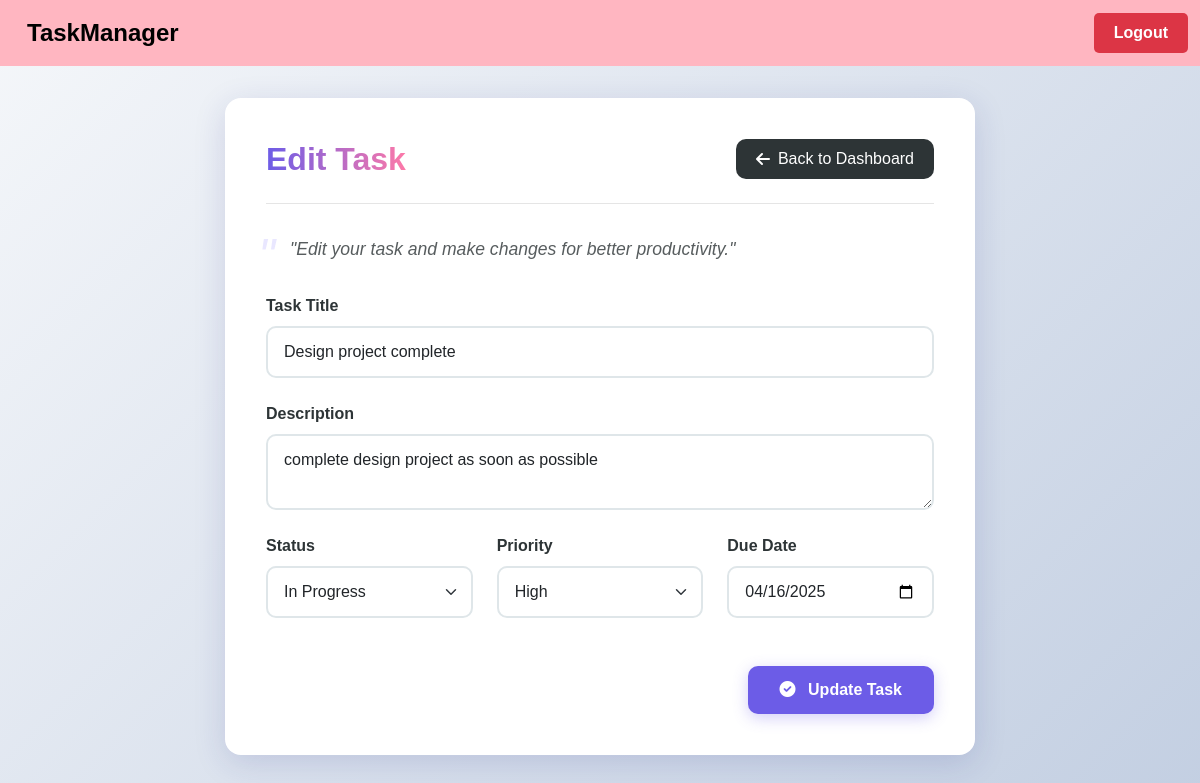
The app's page /edit_task.php?id=4 (signed in) with its own data.
### tables this page shows
CREATE TABLE `tasks` (
  `id` int(11) NOT NULL,
  `user_id` int(11) NOT NULL,
  `title` varchar(255) NOT NULL,
  `description` text DEFAULT NULL,
  `status` enum('Pending','In Progress','Completed') DEFAULT 'Pending',
  `priority` enum('Low','Medium','High') DEFAULT 'Medium',
  `due_date` date DEFAULT NULL
);

### edit_task.php (the view, shortened to what this page needs)
<?php
include 'header.php';
include 'config.php';
$id = $_GET['id'];
$user_id = $_SESSION['user_id'];
$stmt = $conn->prepare("SELECT * FROM tasks WHERE id = ? AND user_id = ?");
$stmt->bind_param("ii", $id, $user_id);
$stmt->execute();
$result = $stmt->get_result();
$task = $result->fetch_assoc();
?>
<div class="container mt-4">
    <div class="task-container animate__animated animate__fadeIn">
        <div class="form-header">
            <h1 class="page-title">Edit Task</h1>
            <a href="dashboard.php" class="btn btn-back">
                <i class="fas fa-arrow-left"></i> Back to Dashboard
            </a>
        </div>
        <p class="quote-text">"Edit your task and make changes for better productivity."</p>
        <form method="post">
            <div class="form-group">
                <label class="form-label">Task Title</label>
                <input type="text" name="title" class="form-control" value="<?= $task['title'] ?>" required>
            </div>
            <div class="form-group">
                <label class="form-label">Description</label>
                <textarea name="description" class="form-control"><?= $task['description'] ?></textarea>
            </div>
            <div class="row">
                <div class="col-md-4 form-group">
                    <label class="form-label">Status</label>
                    <select name="status" class="form-select">
                        <option <?= $task['status']=='In Progress'?'selected':'' ?>>In Progress</option>
                    </select>
                </div>
                <div class="col-md-4 form-group">
                    <label class="form-label">Priority</label>
                    <select name="priority" class="form-select">
                        <option <?= $task['priority']=='High'?'selected':'' ?>>High</option>
                    </select>
                </div>
                <div class="col-md-4 form-group">
                    <label class="form-label">Due Date</label>
                    <input type="date" name="due_date" class="form-control" value="<?= $task['due_date'] ?>">
                </div>
            </div>
            <div class="d-flex justify-content-end mt-4">
                <button type="submit" class="btn btn-submit">
                    <i class="fas fa-check-circle me-2"></i> Update Task
                </button>
            </div>
        </form>
    </div>
</div>
<link rel="stylesheet" href="https://cdnjs.cloudflare.com/ajax/libs/font-awesome/6.0.0/css/all.min.css">
<link rel="stylesheet" href="https://cdnjs.cloudflare.com/ajax/libs/animate.css/4.1.1/animate.min.css">
<?php include 'footer.php'; ?>

### edit_task.php (style rules this page uses)
:root { --primary-color: #6c5ce7; --secondary-color: #a29bfe; --accent-color: #fd79a8; --dark-color: #2d3436; --light-color: #f5f6fa; }
body { background: linear-gradient(135deg, #f5f7fa 0%, #c3cfe2 100%); font-family: 'Poppins', sans-serif; min-height: 100vh; }
.task-container { background: white; border-radius: 16px; box-shadow: 0 8px 32px rgba(31, 38, 135, 0.15); backdrop-filter: blur(8px); -webkit-backdrop-filter: blur(8px); border: 1px solid rgba(255, 255, 255, 0.18); padding: 2.5rem; margin-top: 2rem; margin-bottom: 3rem; transition: all 0.3s ease; max-width: 750px; margin-left: auto; margin-right: auto; }
.form-header { border-bottom: 1px solid rgba(0, 0, 0, 0.1); padding-bottom: 1.5rem; margin-bottom: 2rem; display: flex; justify-content: space-between; align-items: center; }
.page-title { color: var(--dark-color); font-weight: 700; font-size: 2rem; margin: 0; background: linear-gradient(to right, var(--primary-color), var(--accent-color)); -webkit-background-clip: text; -webkit-text-fill-color: transparent; }
.quote-text { font-style: italic; color: var(--dark-color); opacity: 0.8; font-size: 1.1rem; margin-bottom: 2rem; position: relative; padding-left: 1.5rem; }
.quote-text::before { content: '"'; font-size: 3rem; position: absolute; left: -0.5rem; top: -1rem; color: var(--secondary-color); opacity: 0.3; }
.form-label { font-weight: 600; color: var(--dark-color); margin-bottom: 0.5rem; display: block; }
.form-control, .form-select { border: 2px solid #dfe6e9; border-radius: 10px; padding: 0.75rem 1rem; transition: all 0.3s ease; }
.btn-back { background: var(--dark-color); color: white; border: none; border-radius: 10px; padding: 0.5rem 1.25rem; font-weight: 500; transition: all 0.3s ease; display: flex; align-items: center; gap: 0.5rem; }
.btn-submit { background: var(--primary-color); color: white; border: none; border-radius: 10px; padding: 0.75rem 2rem; font-weight: 600; transition: all 0.3s ease; box-shadow: 0 4px 15px rgba(108, 92, 231, 0.3); }
.form-group { margin-bottom: 1.5rem; }

### records on screen
tasks: title "Design project complete", description "complete design project as soon as possible", status "In Progress", priority "High", due_date "04/16/2025"
